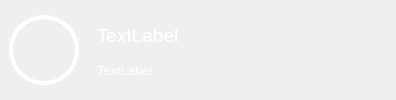
<?xml version="1.0" encoding="UTF-8"?>
<ui version="4.0">
 <class>QMFNotification</class>
 <widget class="QWidget" name="QMFNotification">
  <property name="geometry">
   <rect>
    <x>0</x>
    <y>0</y>
    <width>396</width>
    <height>100</height>
   </rect>
  </property>
  <property name="font">
   <font>
    <pointsize>10</pointsize>
   </font>
  </property>
  <property name="windowTitle">
   <string>Form</string>
  </property>
  <property name="styleSheet">
   <string notr="true">#widget_bg {
	border:1px solid &quot;white&quot;;
}</string>
  </property>
  <layout class="QHBoxLayout" name="horizontalLayout">
   <property name="spacing">
    <number>0</number>
   </property>
   <property name="leftMargin">
    <number>0</number>
   </property>
   <property name="topMargin">
    <number>0</number>
   </property>
   <property name="rightMargin">
    <number>0</number>
   </property>
   <property name="bottomMargin">
    <number>0</number>
   </property>
   <item>
    <widget class="QWidget" name="widget_bg" native="true">
     <property name="styleSheet">
      <string notr="true">#widget_bg {
	background-color: &quot;#4cb74c&quot;;
}</string>
     </property>
     <layout class="QHBoxLayout" name="horizontalLayout_2">
      <item>
       <widget class="QWidget" name="widget_logoBorder" native="true">
        <property name="minimumSize">
         <size>
          <width>70</width>
          <height>70</height>
         </size>
        </property>
        <property name="maximumSize">
         <size>
          <width>70</width>
          <height>70</height>
         </size>
        </property>
        <property name="styleSheet">
         <string notr="true">#widget_logoBorder {
background-color: &quot;transparent&quot;;
border:4px solid white;
border-radius:35px;
}</string>
        </property>
        <layout class="QGridLayout" name="gridLayout">
         <property name="leftMargin">
          <number>9</number>
         </property>
         <property name="topMargin">
          <number>9</number>
         </property>
         <property name="rightMargin">
          <number>9</number>
         </property>
         <property name="bottomMargin">
          <number>9</number>
         </property>
         <property name="horizontalSpacing">
          <number>6</number>
         </property>
         <item row="0" column="0">
          <widget class="QLabel" name="lbl_icon">
           <property name="text">
            <string/>
           </property>
           <property name="scaledContents">
            <bool>true</bool>
           </property>
           <property name="alignment">
            <set>Qt::AlignCenter</set>
           </property>
          </widget>
         </item>
        </layout>
       </widget>
      </item>
      <item>
       <spacer name="horizontalSpacer">
        <property name="orientation">
         <enum>Qt::Horizontal</enum>
        </property>
        <property name="sizeType">
         <enum>QSizePolicy::Maximum</enum>
        </property>
        <property name="sizeHint" stdset="0">
         <size>
          <width>12</width>
          <height>20</height>
         </size>
        </property>
       </spacer>
      </item>
      <item>
       <layout class="QVBoxLayout" name="verticalLayout">
        <item>
         <spacer name="verticalSpacer_2">
          <property name="orientation">
           <enum>Qt::Vertical</enum>
          </property>
          <property name="sizeHint" stdset="0">
           <size>
            <width>20</width>
            <height>40</height>
           </size>
          </property>
         </spacer>
        </item>
        <item>
         <widget class="QLabel" name="lbl_headerTitle">
          <property name="minimumSize">
           <size>
            <width>0</width>
            <height>35</height>
           </size>
          </property>
          <property name="font">
           <font>
            <pointsize>14</pointsize>
            <italic>false</italic>
            <bold>false</bold>
           </font>
          </property>
          <property name="styleSheet">
           <string notr="true">color: rgb(255, 255, 255);
font: 75 14pt ;</string>
          </property>
          <property name="text">
           <string>TextLabel</string>
          </property>
         </widget>
        </item>
        <item>
         <widget class="QLabel" name="lbl_notification">
          <property name="minimumSize">
           <size>
            <width>0</width>
            <height>23</height>
           </size>
          </property>
          <property name="styleSheet">
           <string notr="true">color: rgb(255, 255, 255);
font: 75 10pt ;</string>
          </property>
          <property name="text">
           <string>TextLabel</string>
          </property>
         </widget>
        </item>
        <item>
         <spacer name="verticalSpacer">
          <property name="orientation">
           <enum>Qt::Vertical</enum>
          </property>
          <property name="sizeHint" stdset="0">
           <size>
            <width>20</width>
            <height>40</height>
           </size>
          </property>
         </spacer>
        </item>
       </layout>
      </item>
     </layout>
    </widget>
   </item>
  </layout>
 </widget>
 <resources/>
 <connections/>
</ui>
